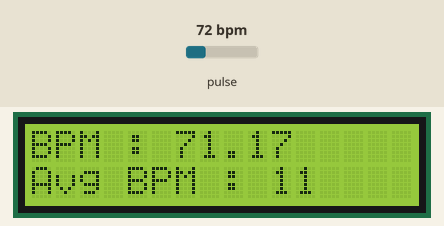
This sketch was run on a simulated Arduino Uno, built with avr-gcc and run on an emulated ATmega328P. Shown: 16×2 character LCD. The inputs (shaded band) are chosen by the test bench; at power-on: pulse 72 bpm. What the sketch prints to the serial monitor is not drawn.

Above: at 1.2 s.
1.3 s: pulse set to 130 bpm
At 2.08 s:
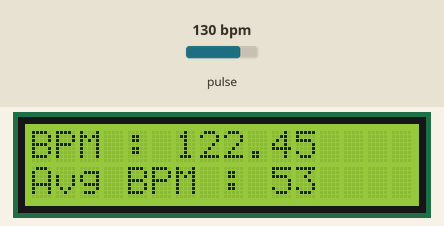
4.3 s: pulse set to 70 bpm
At 5.8 s:
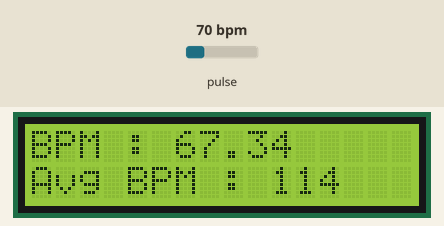
7.3 s: pulse set to 158 bpm
At 9.1 s:
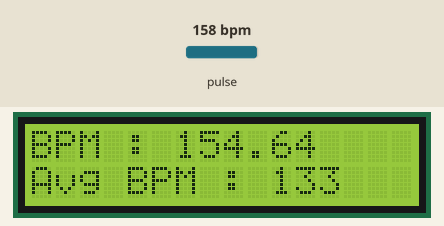
9.2 s: pulse set to 42 bpm
At 11.0 s:
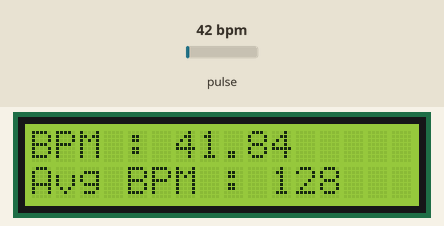
12.2 s: pulse set to 100 bpm
At 13.5 s:
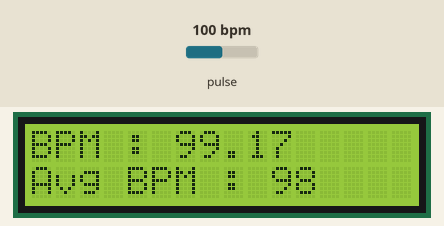
15.2 s: pulse set to 158 bpm
At 29.8 s:
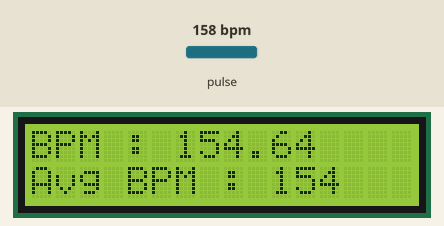

Measured:
- what the display in image 1 shows lasts 0.5 s, from 1.8 s to 2.3 s
- what the display in image 2 shows lasts 0.9 s, from 5.1 s to 6.0 s
- what the display in image 4 shows lasts 1.4 s, from 10.4 s to 11.8 s
- what the display in image 5 shows lasts 0.6 s, from 13.0 s to 13.6 s

The sketch:

Arduino_HeartRate_ToExcel.ino
```cpp
/*
  Optical Heart Rate Detection (PBA Algorithm) using the MAX30105 Breakout
  Date: December 5th, 2020

  It is best to attach the sensor to your finger using a rubber band or other tightening
  device. Humans are generally bad at applying constant pressure to a thing. When you
  press your finger against the sensor it varies enough to cause the blood in your
  finger to flow differently which causes the sensor readings to go wonky.

  Hardware Connections (Breakoutboard to Arduino):
  -5V = 5V (3.3V is allowed)
  -GND = GND
  -SDA = A4 (or SDA)
  -SCL = A5 (or SCL)
  -INT = Not connected

  The MAX30105 Breakout can handle 5V or 3.3V I2C logic.
*/

//Libraries
#include <Wire.h>
#include "MAX30105.h"
#include <LiquidCrystal_I2C.h>
#include "heartRate.h"

//Global Variables
const byte RATE_SIZE = 6;  //Increase this for more averaging. 4 is good.
byte rates[RATE_SIZE];  //Array of heart rates
byte rateSpot = 0;
long lastBeat = 0;  //Time at which the last beat occurred
float beatsPerMinute;
int beatAvg;
int maxBeat = 0;

//Creating instances of Max30105 and LiquidCrystal_I2C
MAX30105 particleSensor;
LiquidCrystal_I2C lcd(0x27, 16 ,2);

// Serial data variables
//Incoming Serial Data Array
const byte kNumberOfChannelsFromExcel = 6;
int PulseToExcel = 0;   //This value will show in Excel's channel 1
const char kDelimiter = ',';    // Comma delimiter to separate consecutive data if using more than 1 sensor
const int kSerialInterval = 50;   // Interval between serial writes
unsigned long serialPreviousTime;   // Timestamp to track serial interval
char* arr[kNumberOfChannelsFromExcel];


void setup()
{
  Serial.begin(115200);
//  Serial.println("Initializing...");

  lcd.begin();
  lcd.backlight();
  lcd.clear();

  // Initialize sensor
  if (!particleSensor.begin(Wire, I2C_SPEED_FAST)) //Use default I2C port, 400kHz speed
  {
//    Serial.println("MAX30105 was not found. Please check wiring/power. ");
    while (1);
  }
//  Serial.println("Place your index finger on the sensor with steady pressure.");
  particleSensor.setup(); //Configure sensor with default settings
  particleSensor.setPulseAmplitudeRed(0x0A); //Turn Red LED to low to indicate sensor is running
  particleSensor.setPulseAmplitudeGreen(0); //Turn off Green LED
}


void loop()
{
  long irValue = particleSensor.getIR();  //having the value of the IR LED sensor

  if (checkForBeat(irValue) == true)
  {
    //We sensed a beat!
    long delta = millis() - lastBeat;
    lastBeat = millis();  //track the time elapsed from the last beat

    beatsPerMinute = 60 / (delta / 1000.0);   //the definition of BPM

    if (beatsPerMinute < 255 && beatsPerMinute > 20)
    {
      rates[rateSpot++] = (byte)beatsPerMinute;   //Store this reading in the array
      rateSpot %= RATE_SIZE;  //Wrap variable

      //Take average of readings
      beatAvg = 0;
      for (byte x = 0 ; x < RATE_SIZE ; x++)
        beatAvg += rates[x];
      beatAvg /= RATE_SIZE;
    }
  }

  //If there is no pulse detected
  if((millis()-lastBeat)>10000 || irValue < 50000) {
      beatAvg= 0;
      beatsPerMinute = 0;
      maxBeat = 0;
    }

//  Serial.print("IR=");
//  Serial.print(irValue);
//  Serial.print(", BPM=");
//  Serial.print(beatsPerMinute);
//  Serial.print(", Avg BPM=");
//  Serial.print(beatAvg);

if(beatAvg > 35) {
  // Gather and process sensor data
  processSensors();

  // Read Excel variables from serial port (Data Streamer)
  processIncomingSerial();

  // Process and send data to Excel via serial port (Data Streamer)
  processOutgoingSerial();
}

  lcd.clear();

  lcd.setCursor(0,0);
  lcd.print("BPM : ");
  lcd.print(beatsPerMinute);

  lcd.setCursor(0,1);
  lcd.print("Avg BPM : ");
  lcd.print(beatAvg);
}

void processSensors()
{

  if(beatAvg > maxBeat) {
    maxBeat = beatAvg;
    PulseToExcel = maxBeat;  // Read sensor pin and store to a variable
    // Add any additional raw data analysis below (e.g. unit conversions)
  }
}

void sendDataToSerial()
{
  // Send data out separated by a comma (kDelimiter)
  // Repeat next 2 lines of code for each variable sent:
  Serial.print(PulseToExcel);
  Serial.print(kDelimiter);

  Serial.println(); // Add final line ending character only once

}

// OUTGOING SERIAL DATA PROCESSING CODE----------------------------------------
void processOutgoingSerial()
{
   // Enter into this only when serial interval has elapsed
  if((millis() - serialPreviousTime) > kSerialInterval)
  {
    // Reset serial interval timestamp
    serialPreviousTime = millis();
    sendDataToSerial();
  }
}

// INCOMING SERIAL DATA PROCESSING CODE----------------------------------------
void processIncomingSerial()
{
  if(Serial.available()){
    parseData(GetSerialData());
  }
}

// Gathers bytes from serial port to build inputString
char* GetSerialData()
{
  static char inputString[64]; // Create a char array to store incoming data
  memset(inputString, 0, sizeof(inputString)); // Clear the memory from a pervious reading
  while (Serial.available()){
    Serial.readBytesUntil('\n', inputString, 64); //Read every byte in Serial buffer until line end or 64 bytes
  }
  return inputString;
}

// Seperate the data at each delimeter
void parseData(char data[])
{
    char *token = strtok(data, ","); // Find the first delimeter and return the token before it
    int index = 0; // Index to track storage in the array
    while (token != NULL){ // Char* strings terminate w/ a Null character. We'll keep running the command until we hit it
      arr[index] = token; // Assign the token to an array
      token = strtok(NULL, ","); // Conintue to the next delimeter
      index++; // incremenet index to store next value
    }
}
```

License.ino
```cpp
// (licence header left out)

```
